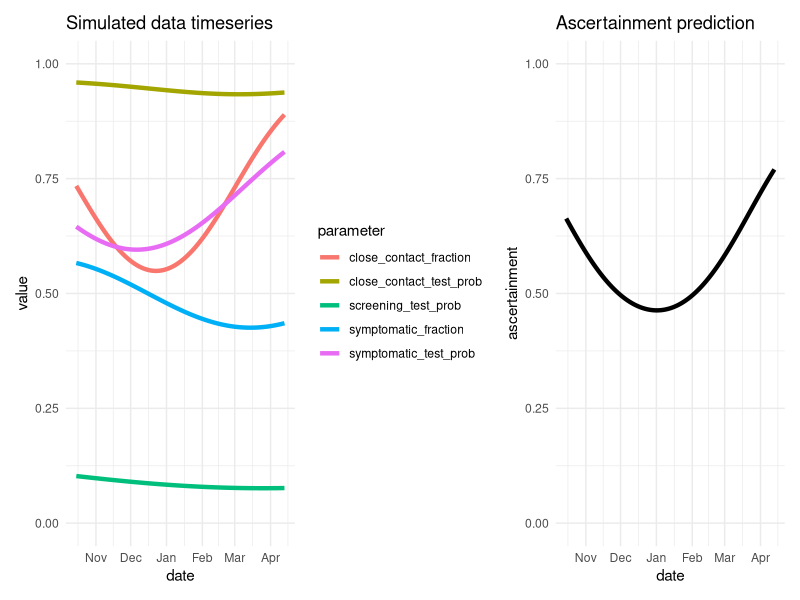

This figure's R source:
# messing about with the ascertainment test model
library(tidyverse)
library(patchwork)

# make a fake temporal trend
random_trend <- function(dates, prob = 0.5, variance = 0.3) {
  plogis(qlogis(prob) + variance * sin(dates / runif(1, 50, 100) - runif(1, 50, 100)))
}

# calculate the ascertainment probability for a set of scalar dates
predict_ascertainment_once <- function(
  close_contact_test_prob, # prob test bc cc?
  symptomatic_test_prob, # prob of test bc symptomatic?
  screening_test_prob, # prob of testing bc work context?
  symptomatic_fraction, # fraction of infections that are symptomatic
  close_contact_fraction # prob of being a close contact
) {

  # the probability of being detected based on symptoms alone, screening alone,
  # close contact notification alone
  # detected means that a person presents themselves for a test
  # a test means PCR swab only...??
  p_detected_symptoms <- symptomatic_fraction * symptomatic_test_prob
  p_detected_screening <- screening_test_prob
  p_detected_cc <- close_contact_test_prob

  # probability of being a close contact
  p_cc <- close_contact_fraction
  p_ncc <- 1 - p_cc

  # for all detected cases, the fraction belonging[??] to close contacts is
  # 'close_contact_fraction', so the fraction being not close contacts is 1
  # minus that

  # for close contacts, the probability of nondetection is calculated from the
  # probabilities of each other type of detection, and the probability of
  # detection is the complement of this
  p_undetected_cc <- (1 - p_detected_cc) *
    (1 - p_detected_screening) *
    (1 - p_detected_symptoms)

  p_detected_cc <- 1 - p_undetected_cc

  # for non-close contacts, detection is solely due to symptomatic test seeking
  p_detected_ncc <- p_detected_symptoms
  p_undetected_ncc <- 1 - p_detected_ncc

  # combine with the probability of being a close contact to get all elements of
  # the matrix

  # if source is detected, the offspring are a mixture of close contacts and
  # non-close contacts, each with their own detection probabilities
  detected_detected <- p_cc * p_detected_cc + p_ncc * p_detected_ncc
  detected_undetected <- p_cc * p_undetected_cc + p_ncc * p_undetected_ncc

  # if the source was undetected, the offspring are all non-close contacts
  undetected_detected <- p_detected_ncc
  undetected_undetected <- p_undetected_ncc

  # build the 2x2 matrix, where the two states are: detected, undetected, in
  # that order
  mat <- matrix(
    c(
      detected_detected,
      detected_undetected,
      undetected_detected,
      undetected_undetected
    ),
    nrow = 2,
    ncol = 2
  )

  # analyse the matrix to get the fraction in each bin
  stable_state <- eigen(mat)$vectors[, 1]
  stable_state <- stable_state / sum(stable_state)

  # the ascertainment rate is the stable fraction in the first bin (proportion
  # of infections in the detected bin at each iteration)
  ascertainment <- stable_state[1]

  # note - this has an analytic solution. I'm not calculating it as we will
  # likely switch to multiple states (reasons for testing), and non-stable
  # state solutions

  ascertainment

}


predict_ascertainment <- function(
  close_contact_test_prob,
  symptomatic_test_prob,
  screening_test_prob,
  symptomatic_fraction,
  close_contact_fraction
) {

  output <- mapply(
    FUN = predict_ascertainment_once,
    close_contact_test_prob = close_contact_test_prob,
    symptomatic_test_prob = symptomatic_test_prob,
    screening_test_prob = screening_test_prob,
    symptomatic_fraction = symptomatic_fraction,
    close_contact_fraction = close_contact_fraction
  )

}

set.seed(2)

# make fake ascertainment data streams ----
data <- tibble(
  date_num = -30:150,
  date = Sys.Date() + date_num
) %>%
  mutate(
    close_contact_test_prob = random_trend(date_num, 0.95), 
    symptomatic_test_prob = random_trend(date_num, 0.8, variance = 1),
    screening_test_prob = random_trend(date_num, 0.1),
    symptomatic_fraction = random_trend(date_num, 0.5),
    close_contact_fraction = random_trend(date_num, 0.9, variance = 2)
  ) %>%
  pivot_longer(
    cols = c(-date, -date_num),
    names_to = "parameter",
    values_to = "value"
  )

# compute ascertainment over these
predictions <- data %>%
  pivot_wider(
    names_from = parameter,
    values_from = value
  ) %>%
  mutate(
    ascertainment = predict_ascertainment(
      close_contact_test_prob = close_contact_test_prob,
      symptomatic_test_prob = symptomatic_test_prob,
      screening_test_prob = screening_test_prob,
      symptomatic_fraction = symptomatic_fraction,
      close_contact_fraction = close_contact_fraction
    ),
    .after = date
  )

# plot simulated datastreams and predictions
data_plot <- data %>%
  ggplot(
    aes(
      x = date,
      y = value,
      colour = parameter
    )
  ) +
  geom_line(
    size = 1.5
  ) +
  coord_cartesian(
    ylim = c(0, 1)
  ) +
  theme_minimal() +
  ggtitle(
    "Simulated data timeseries"
  )


pred_plot <- predictions %>%
  ggplot(
    aes(
      x = date,
      y = ascertainment
    )
  ) +
  geom_line(
    size = 1.5
  ) +
  coord_cartesian(
    ylim = c(0, 1)
  ) +
  theme_minimal() +
  ggtitle(
    "Ascertainment prediction"
  )

ggsave(
  "~/Desktop/ascertainment_sim.png",
  plot = data_plot + pred_plot,
  bg = "white",
  width = 10,
  height = 4
)
